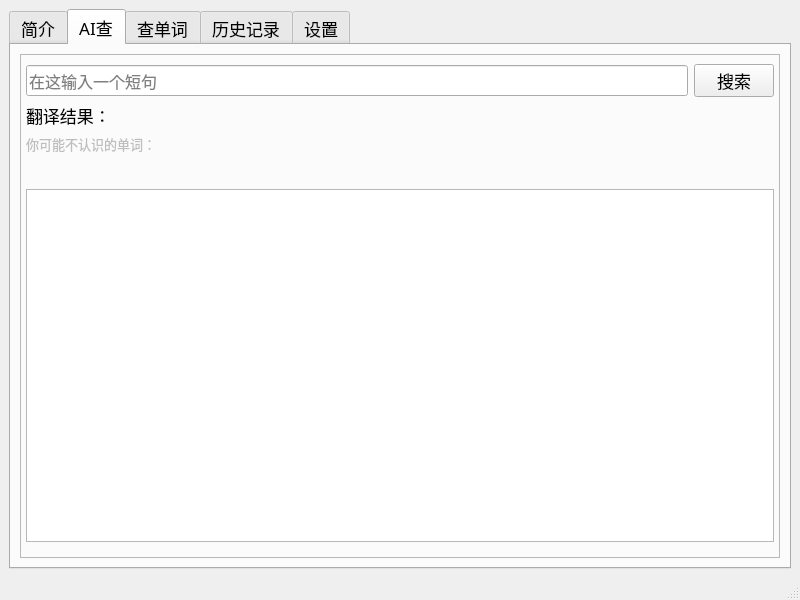
<?xml version="1.0" encoding="UTF-8"?>
<ui version="4.0">
 <class>MainWindow</class>
 <widget class="QMainWindow" name="MainWindow">
  <property name="geometry">
   <rect>
    <x>0</x>
    <y>0</y>
    <width>800</width>
    <height>600</height>
   </rect>
  </property>
  <property name="windowTitle">
   <string>MainWindow</string>
  </property>
  <widget class="QWidget" name="centralwidget">
   <layout class="QGridLayout" name="gridLayout_3">
    <item row="0" column="0">
     <widget class="QTabWidget" name="tabWidget">
      <property name="font">
       <font>
        <family>幼圆</family>
        <pointsize>13</pointsize>
       </font>
      </property>
      <property name="currentIndex">
       <number>1</number>
      </property>
      <property name="iconSize">
       <size>
        <width>40</width>
        <height>40</height>
       </size>
      </property>
      <widget class="QWidget" name="tab_1">
       <attribute name="title">
        <string>简介</string>
       </attribute>
       <layout class="QGridLayout" name="gridLayout_2">
        <item row="0" column="0">
         <widget class="QFrame" name="frame">
          <property name="frameShape">
           <enum>QFrame::StyledPanel</enum>
          </property>
          <property name="frameShadow">
           <enum>QFrame::Raised</enum>
          </property>
          <layout class="QVBoxLayout" name="verticalLayout_3">
           <property name="leftMargin">
            <number>5</number>
           </property>
           <property name="rightMargin">
            <number>5</number>
           </property>
           <item>
            <layout class="QVBoxLayout" name="verticalLayout_2">
             <item alignment="Qt::AlignTop">
              <widget class="QLabel" name="label">
               <property name="sizePolicy">
                <sizepolicy hsizetype="Preferred" vsizetype="Preferred">
                 <horstretch>0</horstretch>
                 <verstretch>0</verstretch>
                </sizepolicy>
               </property>
               <property name="font">
                <font>
                 <family>华文楷体</family>
                 <pointsize>17</pointsize>
                </font>
               </property>
               <property name="text">
                <string>介绍</string>
               </property>
               <property name="wordWrap">
                <bool>true</bool>
               </property>
              </widget>
             </item>
            </layout>
           </item>
          </layout>
         </widget>
        </item>
       </layout>
      </widget>
      <widget class="QWidget" name="tab_2">
       <attribute name="title">
        <string>AI查</string>
       </attribute>
       <layout class="QGridLayout" name="gridLayout">
        <item row="0" column="0">
         <widget class="QFrame" name="frame_2">
          <property name="frameShape">
           <enum>QFrame::StyledPanel</enum>
          </property>
          <property name="frameShadow">
           <enum>QFrame::Raised</enum>
          </property>
          <property name="lineWidth">
           <number>1</number>
          </property>
          <layout class="QVBoxLayout" name="verticalLayout_4">
           <property name="leftMargin">
            <number>5</number>
           </property>
           <property name="rightMargin">
            <number>5</number>
           </property>
           <property name="bottomMargin">
            <number>15</number>
           </property>
           <item>
            <layout class="QHBoxLayout" name="horizontalLayout">
             <item>
              <widget class="QLineEdit" name="lineEdit">
               <property name="baseSize">
                <size>
                 <width>0</width>
                 <height>0</height>
                </size>
               </property>
               <property name="font">
                <font>
                 <family>幼圆</family>
                 <pointsize>12</pointsize>
                </font>
               </property>
               <property name="placeholderText">
                <string>在这输入一个短句</string>
               </property>
              </widget>
             </item>
             <item alignment="Qt::AlignRight">
              <widget class="QPushButton" name="pushButton">
               <property name="text">
                <string>搜索</string>
               </property>
              </widget>
             </item>
            </layout>
           </item>
           <item>
            <widget class="QLabel" name="label_trans_result_1">
             <property name="font">
              <font>
               <family>黑体</family>
               <pointsize>13</pointsize>
              </font>
             </property>
             <property name="text">
              <string>翻译结果：</string>
             </property>
            </widget>
           </item>
           <item>
            <widget class="QLabel" name="label_3">
             <property name="enabled">
              <bool>false</bool>
             </property>
             <property name="font">
              <font>
               <family>幼圆</family>
               <pointsize>10</pointsize>
               <weight>50</weight>
               <italic>false</italic>
               <bold>false</bold>
               <kerning>true</kerning>
              </font>
             </property>
             <property name="text">
              <string>你可能不认识的单词：</string>
             </property>
            </widget>
           </item>
           <item>
            <widget class="QLabel" name="loading">
             <property name="enabled">
              <bool>true</bool>
             </property>
             <property name="midLineWidth">
              <number>1</number>
             </property>
             <property name="text">
              <string/>
             </property>
            </widget>
           </item>
           <item>
            <widget class="QListWidget" name="listWidget"/>
           </item>
          </layout>
         </widget>
        </item>
       </layout>
      </widget>
      <widget class="QWidget" name="tab_3">
       <attribute name="title">
        <string>查单词</string>
       </attribute>
       <layout class="QGridLayout" name="gridLayout_4">
        <item row="0" column="0" alignment="Qt::AlignTop">
         <widget class="QFrame" name="frame_3">
          <property name="frameShape">
           <enum>QFrame::StyledPanel</enum>
          </property>
          <property name="frameShadow">
           <enum>QFrame::Raised</enum>
          </property>
          <layout class="QVBoxLayout" name="verticalLayout">
           <property name="sizeConstraint">
            <enum>QLayout::SetDefaultConstraint</enum>
           </property>
           <item>
            <layout class="QHBoxLayout" name="horizontalLayout_2">
             <property name="sizeConstraint">
              <enum>QLayout::SetDefaultConstraint</enum>
             </property>
             <item>
              <widget class="QLineEdit" name="word_edit">
               <property name="placeholderText">
                <string>在这里输入你想查询的单词</string>
               </property>
              </widget>
             </item>
             <item>
              <widget class="QPushButton" name="search_dict">
               <property name="text">
                <string>查询</string>
               </property>
              </widget>
             </item>
            </layout>
           </item>
           <item>
            <widget class="QLabel" name="label_trans_result_2">
             <property name="sizePolicy">
              <sizepolicy hsizetype="Preferred" vsizetype="Preferred">
               <horstretch>0</horstretch>
               <verstretch>0</verstretch>
              </sizepolicy>
             </property>
             <property name="maximumSize">
              <size>
               <width>16777204</width>
               <height>16777215</height>
              </size>
             </property>
             <property name="font">
              <font>
               <family>黑体</family>
               <pointsize>13</pointsize>
               <weight>50</weight>
               <bold>false</bold>
              </font>
             </property>
             <property name="cursor">
              <cursorShape>ArrowCursor</cursorShape>
             </property>
             <property name="text">
              <string>翻译结果：</string>
             </property>
             <property name="margin">
              <number>0</number>
             </property>
            </widget>
           </item>
          </layout>
         </widget>
        </item>
       </layout>
      </widget>
      <widget class="QWidget" name="tab_4">
       <attribute name="title">
        <string>历史记录</string>
       </attribute>
       <layout class="QGridLayout" name="gridLayout_5">
        <item row="0" column="0">
         <widget class="QFrame" name="frame_4">
          <property name="frameShape">
           <enum>QFrame::StyledPanel</enum>
          </property>
          <property name="frameShadow">
           <enum>QFrame::Raised</enum>
          </property>
          <layout class="QVBoxLayout" name="verticalLayout_5">
           <item>
            <layout class="QHBoxLayout" name="horizontalLayout_5">
             <property name="bottomMargin">
              <number>0</number>
             </property>
             <item>
              <widget class="QLabel" name="history_count">
               <property name="font">
                <font>
                 <family>幼圆</family>
                 <pointsize>10</pointsize>
                </font>
               </property>
               <property name="text">
                <string>共0条记录</string>
               </property>
              </widget>
             </item>
             <item alignment="Qt::AlignRight">
              <widget class="QPushButton" name="clear_history">
               <property name="text">
                <string>清空</string>
               </property>
              </widget>
             </item>
            </layout>
           </item>
           <item>
            <widget class="QListWidget" name="listWidget_2"/>
           </item>
          </layout>
         </widget>
        </item>
       </layout>
      </widget>
      <widget class="QWidget" name="tab_5">
       <attribute name="title">
        <string>设置</string>
       </attribute>
       <layout class="QGridLayout" name="gridLayout_6">
        <item row="0" column="0" alignment="Qt::AlignTop">
         <widget class="QFrame" name="frame_5">
          <property name="frameShape">
           <enum>QFrame::StyledPanel</enum>
          </property>
          <property name="frameShadow">
           <enum>QFrame::Raised</enum>
          </property>
          <layout class="QVBoxLayout" name="verticalLayout_6">
           <item>
            <widget class="QLabel" name="label_4">
             <property name="font">
              <font>
               <family>幼圆</family>
               <pointsize>12</pointsize>
              </font>
             </property>
             <property name="text">
              <string>搜索结果排序方式：</string>
             </property>
            </widget>
           </item>
           <item>
            <layout class="QHBoxLayout" name="horizontalLayout_4">
             <property name="leftMargin">
              <number>15</number>
             </property>
             <property name="topMargin">
              <number>5</number>
             </property>
             <property name="bottomMargin">
              <number>5</number>
             </property>
             <item>
              <widget class="QRadioButton" name="sort_type_2">
               <property name="font">
                <font>
                 <family>幼圆</family>
                 <pointsize>11</pointsize>
                </font>
               </property>
               <property name="text">
                <string>按单词出现次序</string>
               </property>
              </widget>
             </item>
             <item>
              <widget class="QRadioButton" name="sort_type_1">
               <property name="font">
                <font>
                 <family>幼圆</family>
                 <pointsize>11</pointsize>
                </font>
               </property>
               <property name="text">
                <string>按单词首字母</string>
               </property>
              </widget>
             </item>
            </layout>
           </item>
           <item>
            <widget class="QLabel" name="label_5">
             <property name="font">
              <font>
               <family>幼圆</family>
               <pointsize>12</pointsize>
              </font>
             </property>
             <property name="text">
              <string>AI查：</string>
             </property>
            </widget>
           </item>
           <item>
            <layout class="QHBoxLayout" name="horizontalLayout_6">
             <property name="leftMargin">
              <number>15</number>
             </property>
             <property name="bottomMargin">
              <number>0</number>
             </property>
             <item>
              <widget class="QRadioButton" name="auto_level">
               <property name="font">
                <font>
                 <family>幼圆</family>
                 <pointsize>11</pointsize>
                </font>
               </property>
               <property name="text">
                <string>自动推测词汇量级</string>
               </property>
               <property name="autoExclusive">
                <bool>false</bool>
               </property>
              </widget>
             </item>
            </layout>
           </item>
           <item>
            <layout class="QHBoxLayout" name="horizontalLayout_3">
             <property name="leftMargin">
              <number>15</number>
             </property>
             <item>
              <widget class="QLabel" name="label_2">
               <property name="font">
                <font>
                 <family>幼圆</family>
                 <pointsize>11</pointsize>
                </font>
               </property>
               <property name="text">
                <string>用户词汇量级：</string>
               </property>
              </widget>
             </item>
             <item alignment="Qt::AlignRight">
              <widget class="QLineEdit" name="option_level_edit">
               <property name="sizePolicy">
                <sizepolicy hsizetype="Expanding" vsizetype="Fixed">
                 <horstretch>0</horstretch>
                 <verstretch>0</verstretch>
                </sizepolicy>
               </property>
               <property name="cursor">
                <cursorShape>IBeamCursor</cursorShape>
               </property>
               <property name="clearButtonEnabled">
                <bool>false</bool>
               </property>
              </widget>
             </item>
            </layout>
           </item>
          </layout>
         </widget>
        </item>
       </layout>
      </widget>
     </widget>
    </item>
   </layout>
  </widget>
  <widget class="QMenuBar" name="menubar">
   <property name="geometry">
    <rect>
     <x>0</x>
     <y>0</y>
     <width>800</width>
     <height>26</height>
    </rect>
   </property>
  </widget>
  <widget class="QStatusBar" name="statusbar"/>
 </widget>
 <resources/>
 <connections>
  <connection>
   <sender>pushButton</sender>
   <signal>clicked()</signal>
   <receiver>MainWindow</receiver>
   <slot>loadResult()</slot>
   <hints>
    <hint type="sourcelabel">
     <x>713</x>
     <y>103</y>
    </hint>
    <hint type="destinationlabel">
     <x>1006</x>
     <y>108</y>
    </hint>
   </hints>
  </connection>
  <connection>
   <sender>search_dict</sender>
   <signal>clicked()</signal>
   <receiver>MainWindow</receiver>
   <slot>loadWord()</slot>
   <hints>
    <hint type="sourcelabel">
     <x>719</x>
     <y>97</y>
    </hint>
    <hint type="destinationlabel">
     <x>1130</x>
     <y>141</y>
    </hint>
   </hints>
  </connection>
  <connection>
   <sender>listWidget</sender>
   <signal>itemClicked(QListWidgetItem*)</signal>
   <receiver>MainWindow</receiver>
   <slot>wordListItemClicked()</slot>
   <hints>
    <hint type="sourcelabel">
     <x>466</x>
     <y>364</y>
    </hint>
    <hint type="destinationlabel">
     <x>1038</x>
     <y>432</y>
    </hint>
   </hints>
  </connection>
  <connection>
   <sender>clear_history</sender>
   <signal>clicked()</signal>
   <receiver>MainWindow</receiver>
   <slot>clearHistory()</slot>
   <hints>
    <hint type="sourcelabel">
     <x>736</x>
     <y>103</y>
    </hint>
    <hint type="destinationlabel">
     <x>1032</x>
     <y>335</y>
    </hint>
   </hints>
  </connection>
  <connection>
   <sender>sort_type_1</sender>
   <signal>toggled(bool)</signal>
   <receiver>MainWindow</receiver>
   <slot>optionSortWithLetter()</slot>
   <hints>
    <hint type="sourcelabel">
     <x>504</x>
     <y>123</y>
    </hint>
    <hint type="destinationlabel">
     <x>937</x>
     <y>165</y>
    </hint>
   </hints>
  </connection>
  <connection>
   <sender>sort_type_2</sender>
   <signal>toggled(bool)</signal>
   <receiver>MainWindow</receiver>
   <slot>optionSortWithOrder()</slot>
   <hints>
    <hint type="sourcelabel">
     <x>222</x>
     <y>131</y>
    </hint>
    <hint type="destinationlabel">
     <x>885</x>
     <y>112</y>
    </hint>
   </hints>
  </connection>
  <connection>
   <sender>auto_level</sender>
   <signal>toggled(bool)</signal>
   <receiver>MainWindow</receiver>
   <slot>optionAutoLevel()</slot>
   <hints>
    <hint type="sourcelabel">
     <x>562</x>
     <y>192</y>
    </hint>
    <hint type="destinationlabel">
     <x>998</x>
     <y>192</y>
    </hint>
   </hints>
  </connection>
 </connections>
 <slots>
  <slot>loadResult()</slot>
  <slot>loadWord()</slot>
  <slot>wordListItemClicked()</slot>
  <slot>clearHistory()</slot>
  <slot>optionSortWithOrder()</slot>
  <slot>optionSortWithLetter()</slot>
  <slot>optionAutoLevel()</slot>
 </slots>
</ui>
